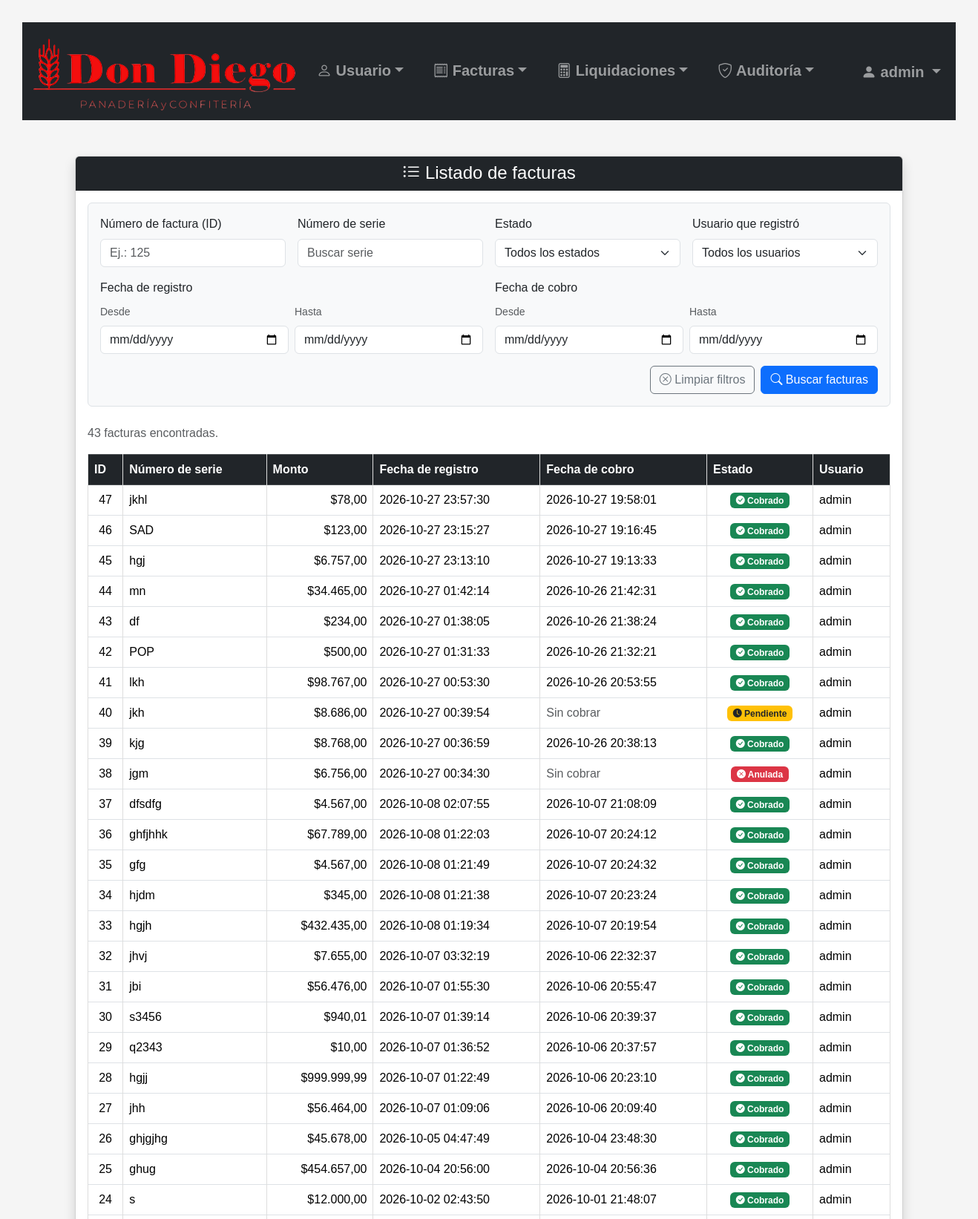
The app's page /facturas.php (signed in, upper part) with its own data.
### tables this page shows
CREATE TABLE `usuario` (
  `id` smallint(5) UNSIGNED NOT NULL,
  `usuario` varchar(32) NOT NULL,
  `contrasenia` varchar(255) NOT NULL,
  `activo` tinyint(1) NOT NULL DEFAULT 1,
  `id_ROL` tinyint(3) UNSIGNED NOT NULL
);

CREATE TABLE `factura` (
  `id` int(10) UNSIGNED NOT NULL,
  `numero_serie` varchar(20) NOT NULL,
  `monto` decimal(8,2) NOT NULL,
  `fecha_registro` datetime NOT NULL,
  `fecha_cobro` datetime DEFAULT NULL,
  `estado` enum('Cobrado','Pendiente','Anulada') NOT NULL DEFAULT 'Pendiente',
  `id_usuario_registro` smallint(5) UNSIGNED NOT NULL,
  `id_usuario_asignado` smallint(5) DEFAULT NULL
);

### facturas.php (the view, shortened to what this page needs)
<?php
require_once "conexion.php";
$sql = "SELECT factura.id, factura.numero_serie, factura.monto, factura.fecha_registro, factura.fecha_cobro, factura.estado, usuario.usuario AS usuario
        FROM factura INNER JOIN usuario ON factura.id_usuario_registro = usuario.id";
$filtros = [
    "numero_factura" => trim($_GET["numero_factura"] ?? ""),
    "numero_serie" => trim($_GET["numero_serie"] ?? ""),
    "estado" => trim($_GET["estado"] ?? ""),
    "fecha_registro_desde" => trim($_GET["fecha_registro_desde"] ?? ""),
    "fecha_registro_hasta" => trim($_GET["fecha_registro_hasta"] ?? ""),
    "fecha_cobro_desde" => trim($_GET["fecha_cobro_desde"] ?? ""),
    "fecha_cobro_hasta" => trim($_GET["fecha_cobro_hasta"] ?? ""),
    "id_usuario" => trim($_GET["id_usuario"] ?? ""),
];
$errores = [];
$parametros = [];
$facturas = [];
if (!$errores) {
    $sql .= " ORDER BY factura.fecha_registro DESC";
    $stmt = $conexion->prepare($sql);
    $stmt->execute($parametros);
    $facturas = $stmt->fetchAll(PDO::FETCH_ASSOC);
}
?>
<!DOCTYPE html>
<html lang="es">
<head>
    <link rel="stylesheet" href="css/bootstrap-5.3.8/css/bootstrap.min.css">
    <link rel="stylesheet" href="imagenes/bootstrap-icons-1.13.1/bootstrap-icons.min.css">
    <link rel="stylesheet" href="css/estilo.css">
</head>
<body>
    <?php require_once "menu.php"; ?>
    <div class="container mt-5">
        <div class="card shadow mb-5">
            <div class="card-header bg-dark text-white text-center">
                <h4 class="mb-0"><i class="bi bi-list-ul"></i> Listado de facturas</h4>
            </div>
            <div class="card-body">
                <form method="get" class="border rounded bg-light p-3 mb-4">
                    <div class="row g-3">
                        <div class="col-12 col-md-6 col-lg-3">
                            <label for="numero_factura" class="form-label">Número de factura (ID)</label>
                            <input type="search" class="form-control" id="numero_factura" name="numero_factura"
                                value="<?= htmlspecialchars($filtros["numero_factura"]) ?>" placeholder="Ej.: 125" inputmode="numeric">
                        </div>
                        <div class="col-12 col-md-6 col-lg-3">
                            <label for="numero_serie" class="form-label">Número de serie</label>
                            <input type="search" class="form-control" id="numero_serie" name="numero_serie"
                                value="<?= htmlspecialchars($filtros["numero_serie"]) ?>" placeholder="Buscar serie">
                        </div>
                        <div class="col-12 col-md-6 col-lg-3">
                            <label for="estado" class="form-label">Estado</label>
                            <select class="form-select" id="estado" name="estado">
                                <option value="">Todos los estados</option>
                            </select>
                        </div>
                        <div class="col-12 col-md-6 col-lg-3">
                            <label for="id_usuario" class="form-label">Usuario que registró</label>
                            <select class="form-select" id="id_usuario" name="id_usuario">
                                <option value="">Todos los usuarios</option>
                            </select>
                        </div>
                        <div class="col-12 col-lg-6">
                            <span class="form-label d-block">Fecha de registro</span>
                            <div class="row g-2">
                                <div class="col-6">
                                    <label for="fecha_registro_desde" class="form-label small text-muted">Desde</label>
                                    <input type="date" class="form-control" id="fecha_registro_desde" name="fecha_registro_desde"
                                        value="<?= htmlspecialchars($filtros["fecha_registro_desde"]) ?>">
                                </div>
                                <div class="col-6">
                                    <label for="fecha_registro_hasta" class="form-label small text-muted">Hasta</label>
                                    <input type="date" class="form-control" id="fecha_registro_hasta" name="fecha_registro_hasta"
                                        value="<?= htmlspecialchars($filtros["fecha_registro_hasta"]) ?>">
                                </div>
                            </div>
                        </div>
                        <div class="col-12 col-lg-6">
                            <span class="form-label d-block">Fecha de cobro</span>
                            <div class="row g-2">
                                <div class="col-6">
                                    <label for="fecha_cobro_desde" class="form-label small text-muted">Desde</label>
                                    <input type="date" class="form-control" id="fecha_cobro_desde" name="fecha_cobro_desde"
                                        value="<?= htmlspecialchars($filtros["fecha_cobro_desde"]) ?>">
                                </div>
                                <div class="col-6">
                                    <label for="fecha_cobro_hasta" class="form-label small text-muted">Hasta</label>
                                    <input type="date" class="form-control" id="fecha_cobro_hasta" name="fecha_cobro_hasta"
                                        value="<?= htmlspecialchars($filtros["fecha_cobro_hasta"]) ?>">
                                </div>
                            </div>
                        </div>
                        <div class="col-12 d-flex flex-wrap gap-2 justify-content-end">
                            <a href="facturas.php" class="btn btn-outline-secondary">
                                <i class="bi bi-x-circle"></i> Limpiar filtros
                            </a>
                            <button type="submit" class="btn btn-primary">
                                <i class="bi bi-search"></i> Buscar facturas
                            </button>
                        </div>
                    </div>
                </form>
                <?php if (!$errores): ?>
                    <p class="text-muted">
                        <?= count($facturas) ?> factura<?= count($facturas) === 1 ? "" : "s" ?> encontrada<?= count($facturas) === 1 ? "" : "s" ?>.
                    </p>
                <?php endif; ?>
                <?php if (count($facturas) > 0): ?>
                    <div class="table-responsive">
                        <table class="table table-bordered table-hover align-middle">
                            <thead class="table-dark text-center">
                                <tr>
                                    <th>ID</th>
                                    <th>Número de serie</th>
                                    <th>Monto</th>
                                    <th>Fecha de registro</th>
                                    <th>Fecha de cobro</th>
                                    <th>Estado</th>
                                    <th>Usuario</th>
                                </tr>
                            </thead>
                            <tbody>
                                <?php foreach ($facturas as $factura): ?>
                                    <tr>
                                        <td class="text-center"><?= htmlspecialchars($factura["id"]) ?></td>
                                        <td><?= htmlspecialchars($factura["numero_serie"]) ?></td>
                                        <td class="text-end">$<?= number_format($factura["monto"], 2, ',', '.') ?></td>
                                        <td><?= htmlspecialchars($factura["fecha_registro"]) ?></td>
                                        <td>
                                            <?php if ($factura["fecha_cobro"] !== null): ?>
                                                <?= htmlspecialchars($factura["fecha_cobro"]) ?>
                                            <?php else: ?>
                                                <span class="text-muted">Sin cobrar</span>
                                            <?php endif; ?>
                                        </td>
                                        <td class="text-center">
                                            <?php if ($factura["estado"] == "Cobrado"): ?>
                                                <span class="badge bg-success"><i class="bi bi-check-circle-fill"></i> Cobrado</span>
                                            <?php elseif ($factura["estado"] == "Pendiente"): ?>
                                                <span class="badge bg-warning text-dark"><i class="bi bi-clock-fill"></i> Pendiente</span>
                                            <?php elseif ($factura["estado"] == "Anulada"): ?>
                                                <span class="badge bg-danger"><i class="bi bi-x-circle-fill"></i> Anulada</span>
                                            <?php else: ?>
                                                <span class="badge bg-secondary">
                                                    <?= htmlspecialchars($factura["estado"]) ?>
                                                </span>
                                            <?php endif; ?>
                                        </td>
                                        <td>
                                            <?= htmlspecialchars($factura["usuario"]) ?>
                                        </td>
                                    </tr>
                                <?php endforeach; ?>
                            </tbody>
                        </table>
                    </div>
                <?php endif; ?>
            </div>
        </div>
    </div>
</body>
</html>

### menu.php (shortened to what this page needs)
<?php
if (isset($_SESSION["id_usuario"])) {
    $sqlUsuario = "SELECT usuario FROM usuario WHERE id = ?";
    $stmtUsuario = $conexion->prepare($sqlUsuario);
    $stmtUsuario->execute([$_SESSION["id_usuario"]]);
    $usuarioLogueado = $stmtUsuario->fetch(PDO::FETCH_ASSOC);
}
?>
<nav class="navbar navbar-expand-lg navbar-dark bg-dark">
    <div class="container-fluid">
        <a class="navbar-brand flex-grow-1" href="https://www.dondiegouy.com/"><img src="imagenes/logo.png" alt="Panaderia" class="d-inline-block align-text-top logo-menu"></a>
        <div class="offcanvas offcanvas-end text-bg-dark" tabindex="-1" id="menuNavegacion" aria-labelledby="menuNavegacionLabel">
            <div class="offcanvas-body justify-content-center">
                <ul class="navbar-nav flex-grow-1 pe-3 gap-4 fs-5">
                    <li class="nav-item dropdown nav-underline">
                        <a class="nav-link dropdown-toggle fw-bold" href="#" role="button" data-bs-toggle="dropdown" aria-expanded="false"><i class="bi bi-person"></i> Usuario</a>
                    </li>
                    <li class="nav-item dropdown nav-underline">
                        <a class="nav-link dropdown-toggle fw-bold" href="#" role="button" data-bs-toggle="dropdown" aria-expanded="false"><i class="bi bi-receipt"></i> Facturas</a>
                    </li>
                    <li class="nav-item dropdown nav-underline">
                        <a class="nav-link dropdown-toggle fw-bold" href="#" role="button" data-bs-toggle="dropdown" aria-expanded="false"><i class="bi bi-calculator"></i> Liquidaciones</a>
                    </li>
                    <li class="nav-item dropdown nav-underline">
                        <a class="nav-link dropdown-toggle fw-bold" href="#" role="button" data-bs-toggle="dropdown" aria-expanded="false"><i class="bi bi-shield-check"></i> Auditoría</a>
                    </li>
                    <li class="nav-item dropdown mt-auto pe-3 fs-5 d-xxl-none">
                       <a class="nav-link dropdown-toggle fw-bold usuario-menu" href="#" role="button" data-bs-toggle="dropdown" aria-expanded="false">
                            <i class="bi bi-person-fill"></i>
                            <?= htmlspecialchars($usuarioLogueado["usuario"]) ?>
                        </a>
                    </li>
                </ul>
            </div>
        </div>
    </div>
</nav>

### estilo.css (style rules this page uses)
body { font-family: Arial, sans-serif; margin: 30px; background: #f5f5f5; }
table { width: 100%; border-collapse: collapse; background: white; }
th, td { padding: 10px; border: 1px solid #ddd; text-align: left; }
th { background: #eee; }

### records on screen
usuario: usuario "admin"
factura: id "47", numero_serie "jkhl", monto "78,00", fecha_registro "2026-10-27 23:57:30", fecha_cobro "2026-10-27 19:58:01", estado "Cobrado" (drawn), id_usuario_registro.usuario "admin"
factura: id "46", numero_serie "SAD", monto "123,00", fecha_registro "2026-10-27 23:15:27", fecha_cobro "2026-10-27 19:16:45", estado "Cobrado" (drawn), id_usuario_registro.usuario "admin"
factura: id "45", numero_serie "hgj", monto "6.757,00", fecha_registro "2026-10-27 23:13:10", fecha_cobro "2026-10-27 19:13:33", estado "Cobrado" (drawn), id_usuario_registro.usuario "admin"
factura: id "44", numero_serie "mn", monto "34.465,00", fecha_registro "2026-10-27 01:42:14", fecha_cobro "2026-10-26 21:42:31", estado "Cobrado" (drawn), id_usuario_registro.usuario "admin"
factura: id "43", numero_serie "df", monto "234,00", fecha_registro "2026-10-27 01:38:05", fecha_cobro "2026-10-26 21:38:24", estado "Cobrado" (drawn), id_usuario_registro.usuario "admin"
factura: id "42", numero_serie "POP", monto "500,00", fecha_registro "2026-10-27 01:31:33", fecha_cobro "2026-10-26 21:32:21", estado "Cobrado" (drawn), id_usuario_registro.usuario "admin"
factura: id "41", numero_serie "lkh", monto "98.767,00", fecha_registro "2026-10-27 00:53:30", fecha_cobro "2026-10-26 20:53:55", estado "Cobrado" (drawn), id_usuario_registro.usuario "admin"
factura: id "40", numero_serie "jkh", monto "8.686,00", fecha_registro "2026-10-27 00:39:54", shows "Sin cobrar", estado "Pendiente" (drawn), id_usuario_registro.usuario "admin"
factura: id "39", numero_serie "kjg", monto "8.768,00", fecha_registro "2026-10-27 00:36:59", fecha_cobro "2026-10-26 20:38:13", estado "Cobrado" (drawn), id_usuario_registro.usuario "admin"
factura: id "38", numero_serie "jgm", monto "6.756,00", fecha_registro "2026-10-27 00:34:30", shows "Sin cobrar", estado "Anulada" (drawn), id_usuario_registro.usuario "admin"
factura: id "37", numero_serie "dfsdfg", monto "4.567,00", fecha_registro "2026-10-08 02:07:55", fecha_cobro "2026-10-07 21:08:09", estado "Cobrado" (drawn), id_usuario_registro.usuario "admin"
factura: id "36", numero_serie "ghfjhhk", monto "67.789,00", fecha_registro "2026-10-08 01:22:03", fecha_cobro "2026-10-07 20:24:12", estado "Cobrado" (drawn), id_usuario_registro.usuario "admin"
factura: id "35", numero_serie "gfg", monto "4.567,00", fecha_registro "2026-10-08 01:21:49", fecha_cobro "2026-10-07 20:24:32", estado "Cobrado" (drawn), id_usuario_registro.usuario "admin"
factura: id "34", numero_serie "hjdm", monto "345,00", fecha_registro "2026-10-08 01:21:38", fecha_cobro "2026-10-07 20:23:24", estado "Cobrado" (drawn), id_usuario_registro.usuario "admin"
factura: id "33", numero_serie "hgjh", monto "432.435,00", fecha_registro "2026-10-08 01:19:34", fecha_cobro "2026-10-07 20:19:54", estado "Cobrado" (drawn), id_usuario_registro.usuario "admin"
factura: id "32", numero_serie "jhvj", monto "7.655,00", fecha_registro "2026-10-07 03:32:19", fecha_cobro "2026-10-06 22:32:37", estado "Cobrado" (drawn), id_usuario_registro.usuario "admin"
factura: id "31", numero_serie "jbi", monto "56.476,00", fecha_registro "2026-10-07 01:55:30", fecha_cobro "2026-10-06 20:55:47", estado "Cobrado" (drawn), id_usuario_registro.usuario "admin"
factura: id "30", numero_serie "s3456", monto "940,01", fecha_registro "2026-10-07 01:39:14", fecha_cobro "2026-10-06 20:39:37", estado "Cobrado" (drawn), id_usuario_registro.usuario "admin"
factura: id "29", numero_serie "q2343", monto "10,00", fecha_registro "2026-10-07 01:36:52", fecha_cobro "2026-10-06 20:37:57", estado "Cobrado" (drawn), id_usuario_registro.usuario "admin"
factura: id "28", numero_serie "hgjj", monto "999.999,99", fecha_registro "2026-10-07 01:22:49", fecha_cobro "2026-10-06 20:23:10", estado "Cobrado" (drawn), id_usuario_registro.usuario "admin"
factura: id "27", numero_serie "jhh", monto "56.464,00", fecha_registro "2026-10-07 01:09:06", fecha_cobro "2026-10-06 20:09:40", estado "Cobrado" (drawn), id_usuario_registro.usuario "admin"
factura: id "26", numero_serie "ghjgjhg", monto "45.678,00", fecha_registro "2026-10-05 04:47:49", fecha_cobro "2026-10-04 23:48:30", estado "Cobrado" (drawn), id_usuario_registro.usuario "admin"
factura: id "25", numero_serie "ghug", monto "454.657,00", fecha_registro "2026-10-04 20:56:00", fecha_cobro "2026-10-04 20:56:36", estado "Cobrado" (drawn), id_usuario_registro.usuario "admin"
factura: id "24", numero_serie "s", monto "12.000,00", fecha_registro "2026-10-02 02:43:50", fecha_cobro "2026-10-01 21:48:07", estado "Cobrado" (drawn), id_usuario_registro.usuario "admin"

### other values on screen
count($facturas) "43"
